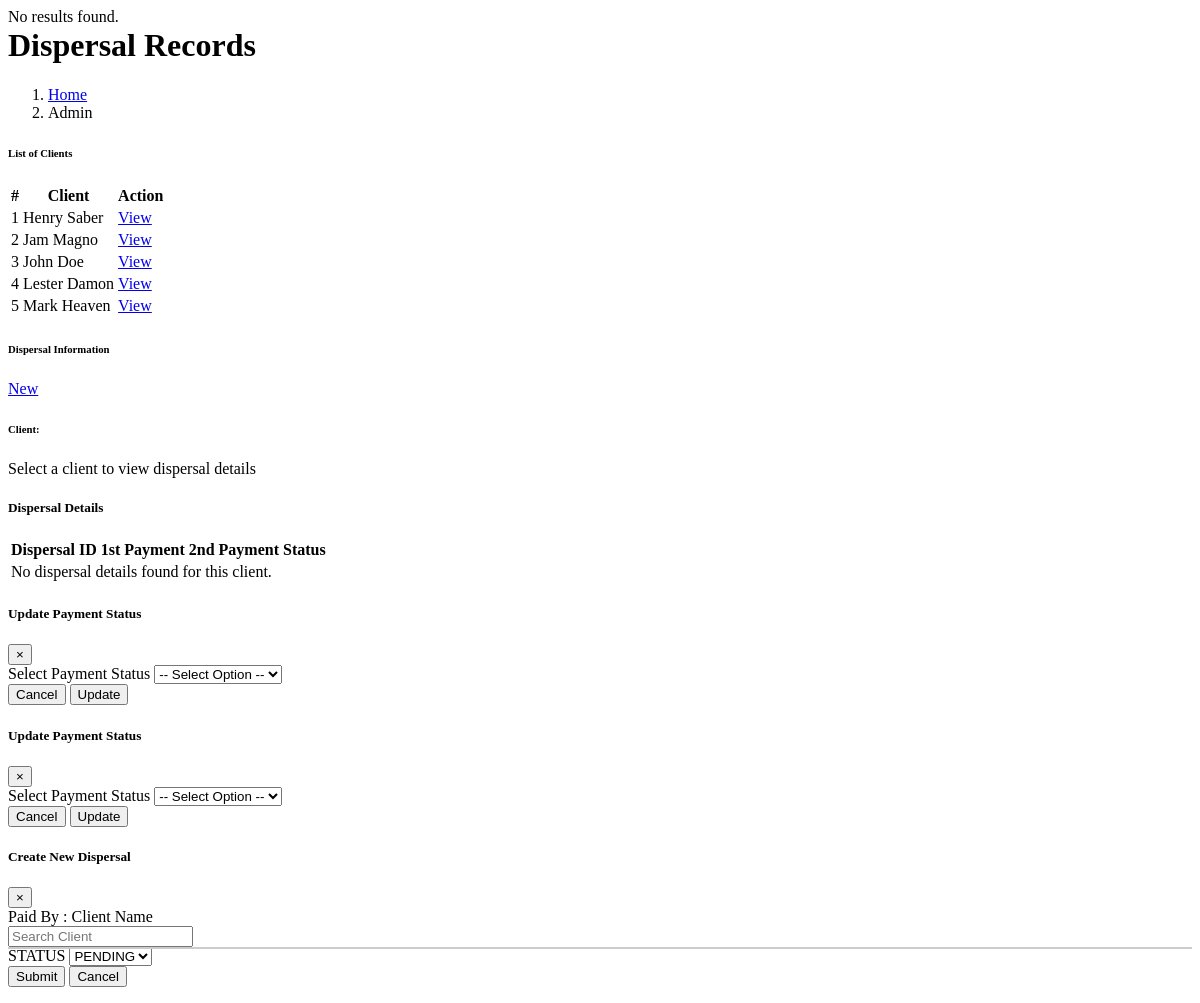
The app's page /administrator2/dispersal/Dispersal_list.php, older data.
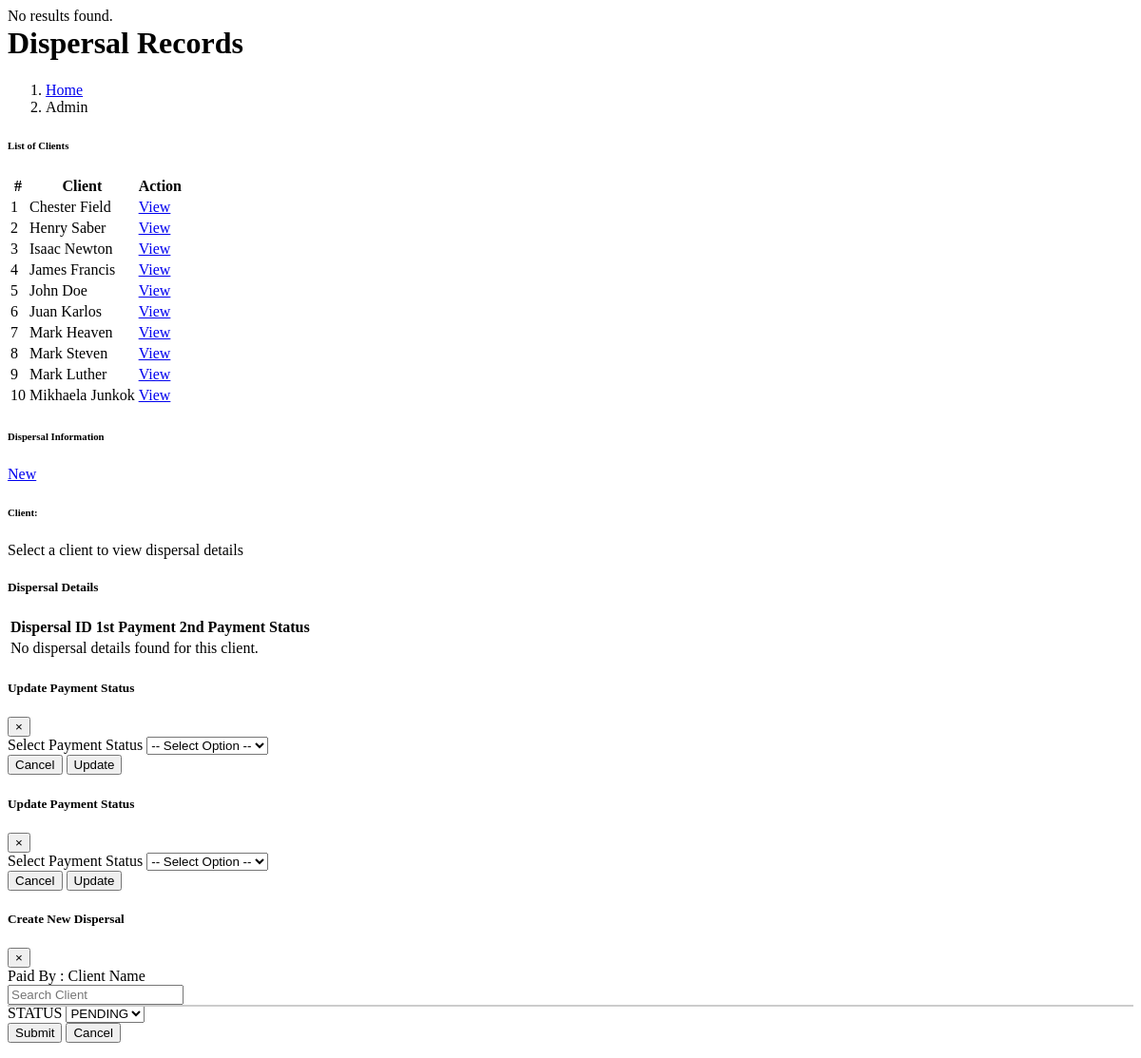
The same page, newer data.
### tables this page shows
CREATE TABLE `client` (
  `CLIENT_ID` int(11) NOT NULL,
  `FNAME` varchar(150) NOT NULL,
  `LNAME` varchar(140) NOT NULL,
  `MIDINITIAL` varchar(150) NOT NULL,
  `ASSOCIATION` varchar(255) NOT NULL,
  `CONTACT_NO` varchar(255) NOT NULL,
  `ADDRESS` varchar(150) NOT NULL,
  `DATE_REGISTERED` date NOT NULL
);

### administrator2/dispersal/Dispersal_list.php (the view, shortened to what the changed rows need)
<?php
require("connection/connection.php");
$clientQuery = "SELECT CLIENT_ID, CONCAT(FNAME, ' ', LNAME) AS full_name FROM client ORDER BY FNAME ASC";
$clientResult = mysqli_query($con, $clientQuery);
$clients = mysqli_fetch_all($clientResult, MYSQLI_ASSOC);
?>
<div class="content-wrapper">
  <div class="content-header" style="margin-top: -20px;">
    <div class="container-fluid">
      <div class="row mb-1 align-items-center">
        <div class="col-sm-6">
          <h1 class="m-0 text-primary"><i class="fas fa-users"></i> Dispersal Records</h1>
        </div>
      </div>
    </div>
  </div>
  <section class="content">
    <div class="container-fluid">
      <div class="row">
        <div class="col-md-6 mb-4">
          <div class="card shadow-sm">
              <div class="card-body">
                <div class="table-responsive">
                  <table id="clientTBL" class="table table-bordered table-hover">
                    <thead class="thead-dark">
                      <tr>
                        <th>#</th>
                        <th>Client</th>
                        <th>Action</th>
                      </tr>
                    </thead>
                    <tbody>
                      <?php $i=1; foreach ($clients as $client) { ?>
                        <tr>
                          <td><?=$i; ?></td>
                          <td><?= htmlspecialchars($client['full_name']); ?></td>
                          <td>
                            <a href="index2.php?page=Dispersal&client_id=<?= $client['CLIENT_ID']; ?>" class="btn btn-info btn-sm elevation-1">
                              View
                            </a>
                          </td>
                        </tr>
                      <?php $i++; } ?>
                    </tbody>
                  </table>
              </div>
            </div>
          </div>
        </div>
        <div class="col-md-6 mb-4">
          <div class="card shadow-lg border-0">
            <div class="card-body">
              <div class="table-responsive">
                <table class="table table-hover table-bordered">
                  <thead class="thead-dark">
                    <tr>
                      <th>Dispersal ID</th>
                      <th>1st Payment</th>
                      <th>2nd Payment</th>
                      <th>Status</th>
                    </tr>
                  </thead>
                </table>
              </div>
            </div>
          </div>
        </div>
      </div>
    </div>
  </section>

Row changes from the older to the newer data that the page shows:
removed client: full_name "Jam Magno"
removed client: full_name "Lester Damon"
added client: full_name "Chester Field"
added client: full_name "Isaac Newton"
added client: full_name "James Francis"
added client: full_name "Juan Karlos"
added client: full_name "Mark Steven"
added client: full_name "Mark Luther"
added client: full_name "Mikhaela Junkok"
